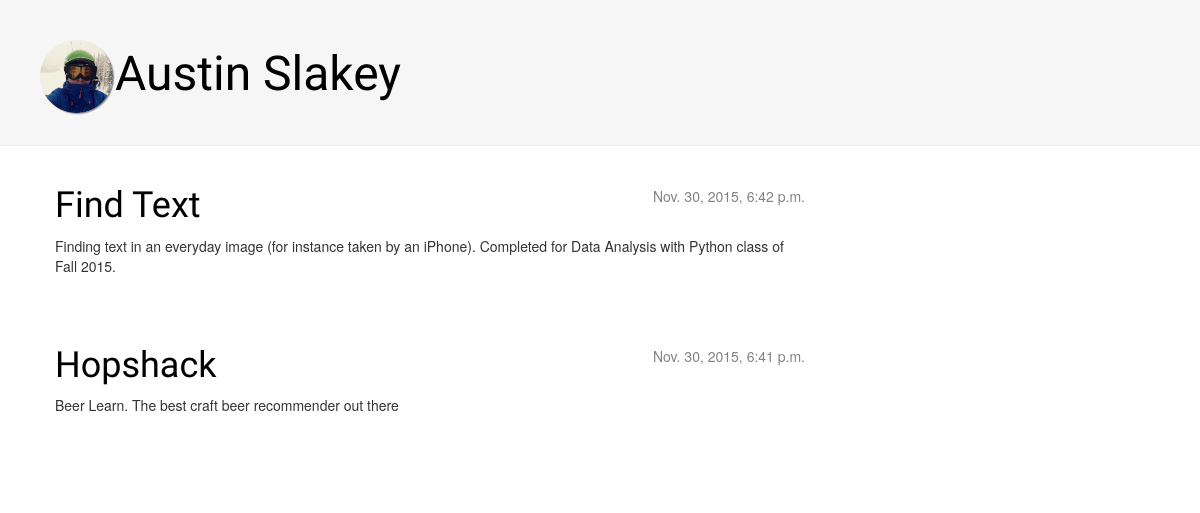
Before: / with the older database file.
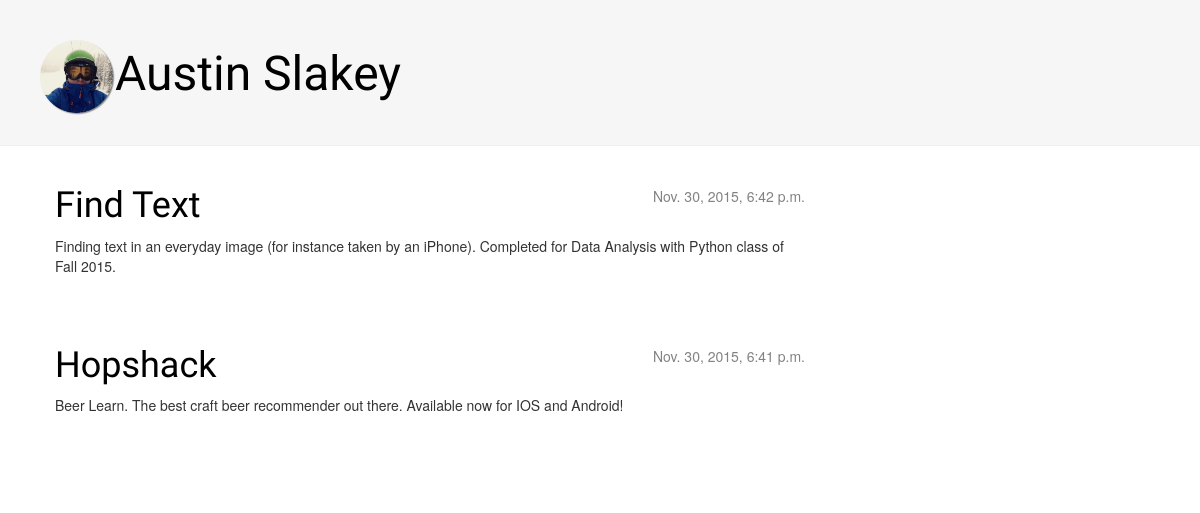
After: the same page with the newer database file.
### blog/models.py (models this page shows, shortened)
class Post(models.Model):
    title = models.CharField(max_length=200)
    link = models.TextField(default='')
    text = models.TextField()
    published_date = models.DateTimeField(
            blank=True, null=True)

### blog/views.py (the view)
# urls.py: url(r'^$', views.post_list, name='post_list'),
def post_list(request):
    posts = Post.objects.all()
    return render(request, 'blog/post_list.html', {'posts': posts})

### blog/templates/blog/post_list.html
{% extends 'blog/base.html' %}
{% block content %}
	{% for post in posts %}
    		<div class="post">
        		<div class="date">
            			{{ post.published_date }}
        		</div>
        		<h1><a href="{{ post.link }}">{{ post.title }}</a></h1>
        		<p>{{ post.text }}</p>
    		</div>
{% endfor %}
{% endblock %}

### blog/templates/blog/base.html (shortened to what this page needs)
{% load staticfiles %}
<html>
    <head>
        <link rel="stylesheet" href="//maxcdn.bootstrapcdn.com/bootstrap/3.2.0/css/bootstrap.min.css">
        <link rel="stylesheet" href="//maxcdn.bootstrapcdn.com/bootstrap/3.2.0/css/bootstrap-theme.min.css">
        <link rel="stylesheet" href="{% static 'css/blog.css' %}">
    </head>
<body>
    <div class="page-header">
        <h1><image src="{% static 'images/austin.png' %}" style="width:75px;height:75px;"><a href="/">Austin Slakey</a> </h1>
    </div>
    <div class="content container">
        <div class="row">
            <div class="col-md-8">
            {% block content %}
            {% endblock %}
            </div>
        </div>
    </div>
</body>
</html>

### blog/static/css/blog.css (style rules this page uses)
.page-header { background-color: #F6F6F6; margin-top: 0; padding: 20px 20px 20px 40px; }
.page-header h1, .page-header h1 a, .page-header h1 a:visited, .page-header h1 a:active { color: #000000; font-size: 36pt; text-decoration: none; }
.content { margin-left: 40px; }
h1, h2, h3, h4 { font-family: 'Lobster', cursive; color: #000000; }
.date { float: right; color: #828282; }
.post { margin-bottom: 70px; }
.post h1 a, .post h1 a:visited { color: #000000; }

Changed rows visible on the page:
changed Post "Hopshack": text "Beer Learn. The best craft beer recommender out there" → "Beer Learn. The best craft beer recommender out there. Available now for IOS and Android!"
